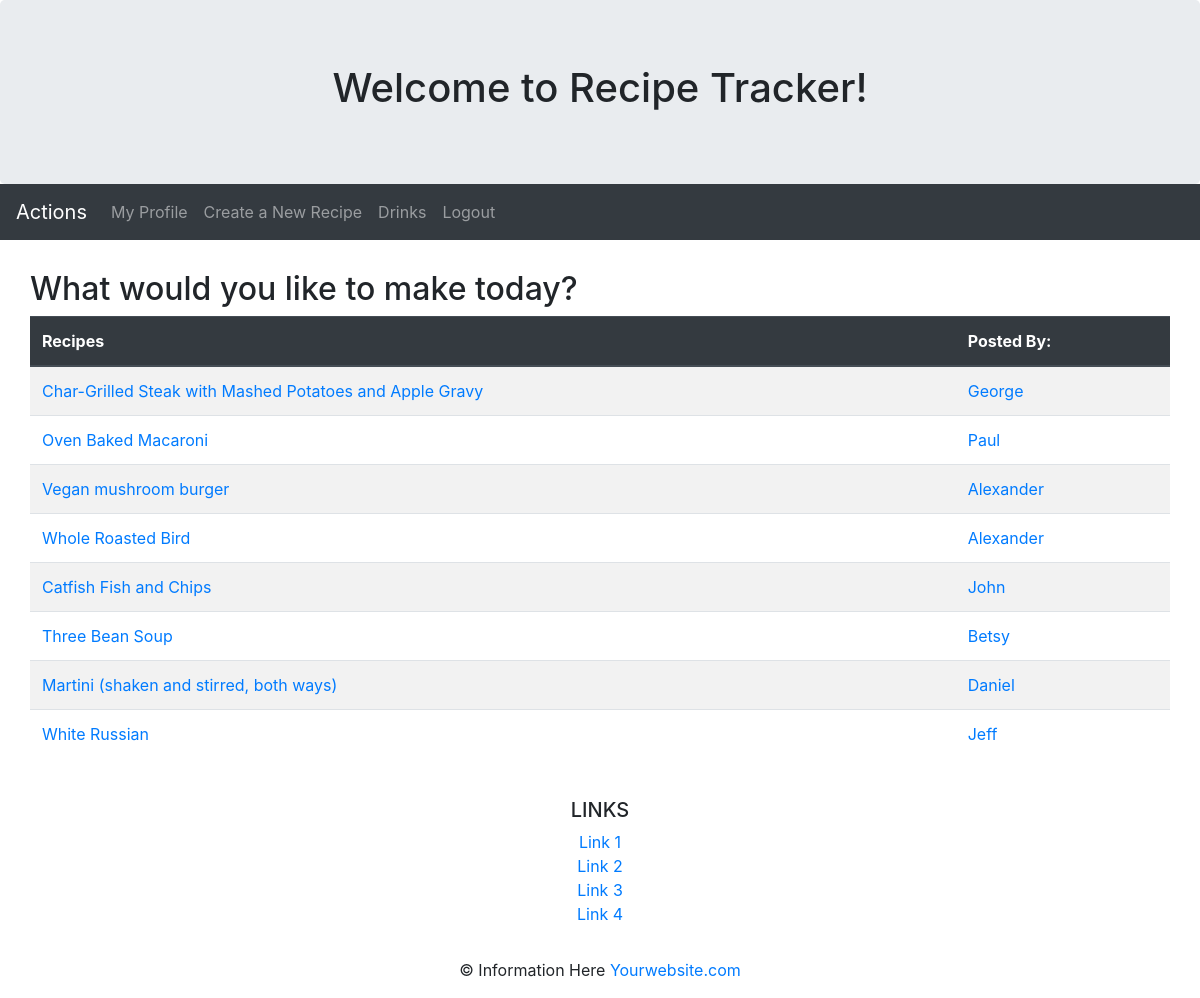
The app's page /user/dashboard (signed in) with its own data.
### RecipeApp/models.py (models this page shows)
class Recipe(models.Model):
    title = models.CharField(max_length=60)
    description = models.TextField()
    instructions = models.CharField(max_length=100)
    ingredients = models.TextField()
    user_recipe = models.ForeignKey(User, related_name='user_recipe', on_delete=models.CASCADE)
    created_at= models.DateTimeField(auto_now_add=True)
    updated_at= models.DateTimeField(auto_now=True)
    recipe_pic = models.ImageField(null=True, blank=True, upload_to="images/")
    objects = RecipeManager()

class User(models.Model):
    first_name = models.CharField(max_length=50)
    last_name = models.CharField(max_length=50)
    email = models.CharField(max_length=50)
    password = models.CharField(max_length=50)
    created_at = models.DateTimeField(auto_now_add=True)
    updated_at = models.DateTimeField(auto_now=True)
    profile_pic = models.ImageField(null=True, blank=True)
    objects = UserManager()

### RecipeApp/views.py (the view)
# urls.py: path('user/dashboard', views.dashboard),
def dashboard(request):
    context = {
        'logged_user': User.objects.get(id=request.session['logged_user']),
        'all_recipes' : Recipe.objects.all
    }
    return render(request, 'dashboard.html', context)

### RecipeApp/templates/dashboard.html (shortened to what this page needs)
<!DOCTYPE html>
<html lang="en">
<head>
  <link rel="stylesheet" href="https://maxcdn.bootstrapcdn.com/bootstrap/4.5.2/css/bootstrap.min.css">
</head>
<body>
<div class="jumbotron text-center" style="margin-bottom:0">
  <h1>Welcome to Recipe Tracker!</h1>
</div>
<nav class="navbar navbar-expand-sm bg-dark navbar-dark">
  <a class="navbar-brand" href="#">Actions</a>
  <div class="collapse navbar-collapse" id="collapsibleNavbar">
    <ul class="navbar-nav">
      <li class="nav-item">
        <a class="nav-link" href="/user/{{logged_user.id}}">My Profile</a>
      <li class="nav-item">
        <a class="nav-link" href="/recipe/recipe_form">Create a New Recipe</a>
      </li>
      <li class="nav-item">
        <a class="nav-link" href="#!">Drinks</a>
      </li>
      <li class="nav-item">
        <a class="nav-link" href="/user/logout">Logout</a></a>
      </li>
    </ul>
  </div>
</nav>
<div class="container" style="margin-top:30px">
  <div class="row">
      <h2>What would you like to make today?</h2>
    <table class="table table-striped">
        <thead class="thead-dark">
            <th scope="col">Recipes</th>
            <th scope="col">Posted By:</th>
        </thead>
        <tbody>
            {% for recipe in all_recipes %}
                <tr>
                    <td><a href="/recipe/{{recipe.id}}">{{recipe.title}}</a></td>
                    <td><a href="/user/{{recipe.user_recipe.id}}">{{recipe.user_recipe.first_name}}</a></td>
                </tr>
            {% endfor %}
        </tbody>
    </table>
    </div>
  </div>
<footer class="page-footer font-small blue pt-4">
  <div class="container-fluid text-center">
        <h5 class="text-uppercase">Links</h5>
        <ul class="list-unstyled">
          <li>
            <a href="#!">Link 1</a>
          </li>
          <li>
            <a href="#!">Link 2</a>
          </li>
          <li>
            <a href="#!">Link 3</a>
          </li>
          <li>
            <a href="#!">Link 4</a>
          </li>
        </ul>
      </div>
  <div class="text-center py-3">© Information Here
    <a href="#!"> Yourwebsite.com</a>
  </div>
</footer>

### records on screen
Recipe: title "Char-Grilled Steak with Mashed Potatoes and Apple Gravy", user_recipe.first_name "George"
Recipe: title "Oven Baked Macaroni", user_recipe.first_name "Paul"
Recipe: title "Vegan mushroom burger", user_recipe.first_name "Alexander"
Recipe: title "Whole Roasted Bird", user_recipe.first_name "Alexander"
Recipe: title "Catfish Fish and Chips", user_recipe.first_name "John"
Recipe: title "Three Bean Soup", user_recipe.first_name "Betsy"
Recipe: title "Martini (shaken and stirred, both ways)", user_recipe.first_name "Daniel"
Recipe: title "White Russian", user_recipe.first_name "Jeff"
